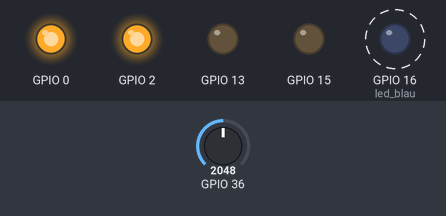
Recording of a sketch running on a simulated ESP32. Shown: output pins drawn as LEDs (lit = HIGH). Dashed ring = blinking. The inputs (shaded band) are chosen by the test bench; at power-on: GPIO 36 = 2048. What the sketch prints to the serial monitor is not drawn.

Above: at 0.7 s.
Timing chart, 0 to 3.5 s (numbered marks = the images above):
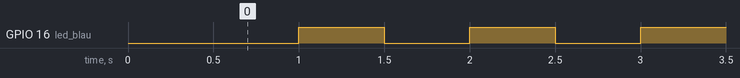

The sketch:

04_2022_01_04_ex4-telecos.ino
```cpp
//_2022_01_04_ex4-telecos.ino
//curs tardor 2022 telecos.cat
//jnogues@gmail.com
//pseudo-multitasking

//llibreria blynk
#include <Blynk.h>
BlynkTimer taskScheduler;//organitzador de tasques

#define led_blau 16

//variables
unsigned int valueA0=0;//valor de 0 a 65535,16 bits

void setup()
{
  Serial.begin(115200);
  delay(500);
  Serial.println(" ");
  Serial.println("telecos.cat");
  Serial.println("_2022_01_04_ex4-telecos.ino");

  pinMode(0, OUTPUT);
  digitalWrite(0,HIGH);
  pinMode(2, OUTPUT);
  digitalWrite(2,HIGH);
  pinMode(13, OUTPUT);
  digitalWrite(13,LOW);
  pinMode(15, OUTPUT);
  digitalWrite(15,LOW);
  pinMode(4, INPUT);
  pinMode(5, INPUT);
  pinMode(12, INPUT);
  pinMode(14, INPUT);
  pinMode(led_blau, OUTPUT);

  taskScheduler.setInterval(500L, toggleLed); //tasca 1
  taskScheduler.setInterval(5000L, upTime);   //tasca 2
  taskScheduler.setInterval(5001L, analogA0);   //tasca 3
}

void loop()
{
   taskScheduler.run();
}


//***********************TASQUES***********************

//tasca 1
void toggleLed()
{
  digitalWrite(led_blau, !digitalRead(led_blau));
}

//tasca 2
void upTime()
{
  //Serial.print("[upT] ");
  //Serial.println(millis());
  Serial.printf("[upT] %u \n", millis());//fa el mateix
}

//tasca 3
void analogA0()
{
  valueA0=analogRead(A0);
  Serial.printf("[ANG] %d \n", valueA0);
}
```

Measured:
- by itself, GPIO 16 (led_blau): alternates HIGH for 0.50 s and LOW for 0.50 s
